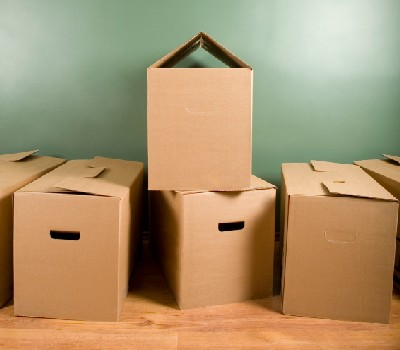
#> input picture EdgeDetection/img0.jpg, 400 x 350 px
$ python EdgeDetection.py
#> lines starting #> are read from the running program, lines starting #| are printed output that depends on the picture
import numpy as np
import math
import cv2
import matplotlib.pyplot as plt


def gaussianBlur(sigma, img):
    size = 2 * math.ceil(3 * sigma) + 1
    x, y = np.mgrid[-size:size + 1, -size:size + 1]
    normal = 1 / (2.0 * np.pi * sigma ** 2)
    gaussian = np.exp(-((x ** 2 + y ** 2) / (2.0 * sigma ** 2))) * normal
    res = conv2d(img, gaussian)
    return res


def conv2d(a, f):
    s = f.shape + tuple(np.subtract(a.shape, f.shape) + 1)
    strd = np.lib.stride_tricks.as_strided
    subM = strd(a, shape=s, strides=a.strides * 2)
    return np.einsum('ij,ijkl->kl', f, subM)


def createSobelFilters(img):
    x = np.array([[-1, 0, 1], [-2, 0, 2], [-1, 0, 1]], np.float32)
    y = np.array([[1, 2, 1], [0, 0, 0], [-1, -2, -1]], np.float32)
    Ix = conv2d(img, x)
    Iy = conv2d(img, y)
    res = np.hypot(Ix, Iy)
    res = res / res.max() * 255
    angle = np.arctan2(Iy, Ix)
    return res, angle


def nonMaxSuppression(img, theta):
    M, N = img.shape
    Z = np.zeros((M, N), dtype=np.int32)
    angle = theta * 180. / np.pi
    angle[angle < 0] += 180
    for i in range(1, M - 1):
        for j in range(1, N - 1):
            try:
                neighbour1 = 255
                neighbour2 = 255
                # angle 0
                if 0 <= angle[i, j] < 22.5 or 157.5 <= angle[i, j] <= 180:
                    neighbour1 = img[i, j + 1]
                    neighbour2 = img[i, j - 1]
                # angle 45
                elif 22.5 <= angle[i, j] < 67.5:
                    neighbour1 = img[i + 1, j - 1]
                    neighbour2 = img[i - 1, j + 1]
                # angle 90
                elif 67.5 <= angle[i, j] < 112.5:
                    neighbour1 = img[i + 1, j]
                    neighbour2 = img[i - 1, j]
                # angle 135
                elif 112.5 <= angle[i, j] < 157.5:
                    neighbour1 = img[i - 1, j - 1]
                    neighbour2 = img[i + 1, j + 1]

                if img[i, j] >= neighbour1 and img[i, j] >= neighbour2:
                    Z[i, j] = img[i, j]
                else:
                    Z[i, j] = 0
            except:
                pass
    return Z

# Cannot use cv2.imshow to display images for some reason so I have used matplotlib and it works on Intellij on my
# computer. I have also submitted a python note book where all of this works using cv2.imshow using google colab
def myEdgeDetector(img0, sigma):
#> called with img0 = 'img0.jpg', sigma = 3
    img = cv2.imread(img0)
#> img is the input picture: shape (350, 400, 3); mean B, G, R 110, 147.3, 171.7
    gray = cv2.cvtColor(img, cv2.COLOR_BGR2GRAY)
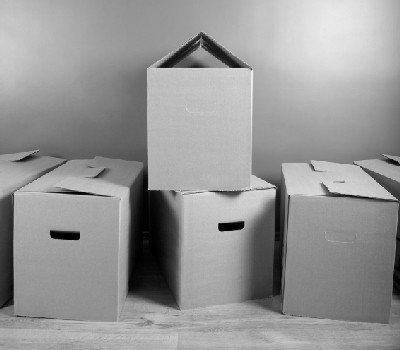
#> gray: shape (350, 400); min 0, max 243, mean 150.3
    imgSmoothed = gaussianBlur(sigma, gray)
    # cv2.imshow('Smooth Img', imgSmoothed)
    # cv2.waitKey(0)
    # cv2.destroyAllWindows()
    plt.imshow(imgSmoothed)
    plt.show()
    sobelMat, theta = createSobelFilters(imgSmoothed)
#> in conv2d (call 2), `return np.einsum('ij,ijkl->kl', f, subM)`:
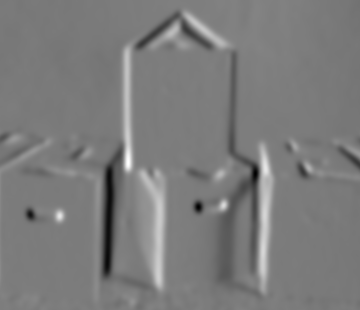
#> returned value: shape (310, 360) float64; min -154.7, max 162.5, mean -0.4; drawn with min black and max white
#> in conv2d (call 3), `return np.einsum('ij,ijkl->kl', f, subM)`:
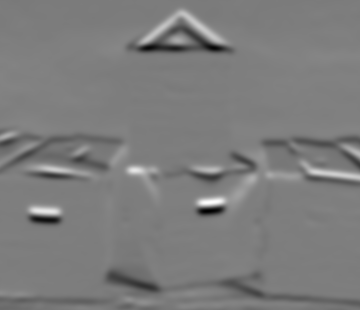
#> returned value: shape (310, 360) float64; min -182.9, max 192.1, mean 0.5; drawn with min black and max white
#> in createSobelFilters, `res = res / res.max() * 255`:
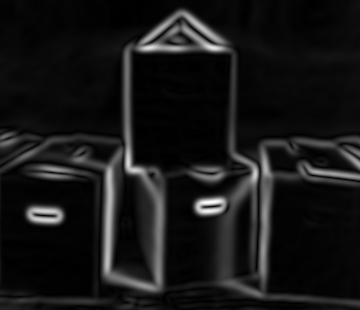
#> res: shape (310, 360) float64; min 0.0245, max 255, mean 23.2
#> in createSobelFilters, `angle = np.arctan2(Iy, Ix)`:
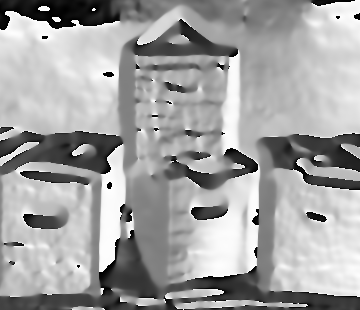
#> angle: shape (310, 360) float64; min -3.14, max 3.14, mean 0.856; drawn with min black and max white
    # cv2.imshow('Smooth Img', sobelMat)
    # cv2.waitKey(0)
    # cv2.destroyAllWindows()
    plt.imshow(sobelMat)
    plt.show()
    nonMaxImg = nonMaxSuppression(sobelMat, theta)
#> in nonMaxSuppression, `angle[angle < 0] += 180`:
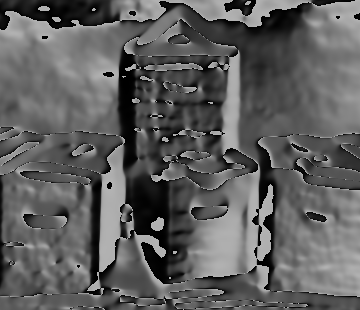
#> angle: shape (310, 360) float64; min 0.00814, max 180, mean 95
#> after the loop in nonMaxSuppression, `for i in range(1, M - 1):`:
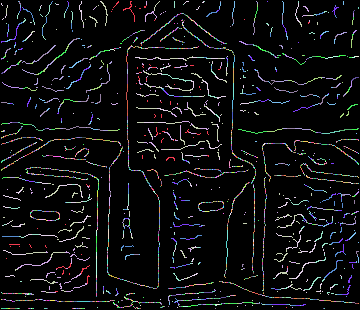
#> Z: shape (310, 360) int32; 243 distinct labels, from 0 to 255; one colour per label, 0 black
    # cv2.imshow('Non-max', nonMaxImg)
    # cv2.waitKey(0)
    # cv2.destroyAllWindows()
    plt.imshow(nonMaxImg)
    plt.show()
    return nonMaxImg


myEdgeDetector("img0.jpg", 3)
